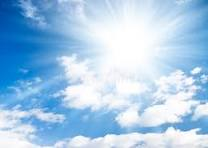
#> input picture 210962176_LAB2/logtest.jpg, 208 x 148 px
$ python Log_transform.py
#> lines starting #> are read from the running program, lines starting #| are printed output that depends on the picture
# log transformation
import cv2
import numpy as np

# load image
img = cv2.imread("logtest.jpg")
#> img is the input picture: shape (148, 208, 3); mean B, G, R 231.8, 201.8, 166.2

# Apply log transformation
img_log = (np.log(img+1)/(np.log(1+np.max(img))))*255
#> img_log: shape (148, 208, 3) float16; 5.76% of the values are NaN or infinite; the others: min 0, max 254.9, mean 237

# Specify the data type
img_log = np.array(img_log,dtype=np.uint8)
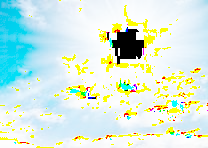
#> img_log: shape (148, 208, 3); mean B, G, R 222.4, 234.4, 212

# Display the image
cv2.imshow('log_image',img_log )
cv2.waitKey(0)

$ run again, with 210962176_LAB2/zoo.jpg copied over 210962176_LAB2/logtest.jpg
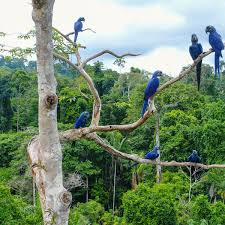
#> input picture 210962176_LAB2/zoo.jpg, 225 x 225 px
#> img is the input picture: shape (225, 225, 3); mean B, G, R 114.8, 141.7, 119.9
#> `img_log = np.array(img_log,dtype=np.uint8)`:
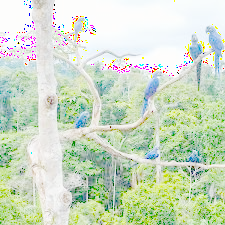
#> img_log: shape (225, 225, 3); mean B, G, R 197.5, 219.4, 205.7
